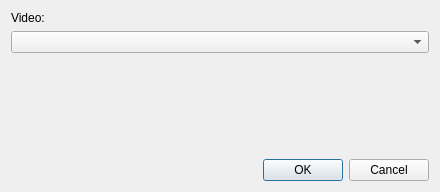
<?xml version="1.0" encoding="UTF-8"?>
<ui version="4.0">
 <class>RenderEngineWizardSingleVideo</class>
 <widget class="QDialog" name="RenderEngineWizardSingleVideo">
  <property name="geometry">
   <rect>
    <x>0</x>
    <y>0</y>
    <width>440</width>
    <height>192</height>
   </rect>
  </property>
  <property name="windowTitle">
   <string>Dialog</string>
  </property>
  <layout class="QGridLayout" name="gridLayout">
   <item row="0" column="0">
    <layout class="QVBoxLayout" name="verticalLayout">
     <item>
      <widget class="QLabel" name="label">
       <property name="text">
        <string>Video:</string>
       </property>
      </widget>
     </item>
     <item>
      <widget class="QComboBox" name="video_ComboBox"/>
     </item>
     <item>
      <spacer name="verticalSpacer">
       <property name="orientation">
        <enum>Qt::Vertical</enum>
       </property>
       <property name="sizeHint" stdset="0">
        <size>
         <width>20</width>
         <height>40</height>
        </size>
       </property>
      </spacer>
     </item>
    </layout>
   </item>
   <item row="1" column="0">
    <widget class="QDialogButtonBox" name="buttonBox">
     <property name="orientation">
      <enum>Qt::Horizontal</enum>
     </property>
     <property name="standardButtons">
      <set>QDialogButtonBox::Cancel|QDialogButtonBox::Ok</set>
     </property>
    </widget>
   </item>
  </layout>
 </widget>
 <resources/>
 <connections>
  <connection>
   <sender>buttonBox</sender>
   <signal>accepted()</signal>
   <receiver>RenderEngineWizardSingleVideo</receiver>
   <slot>accept()</slot>
   <hints>
    <hint type="sourcelabel">
     <x>248</x>
     <y>254</y>
    </hint>
    <hint type="destinationlabel">
     <x>157</x>
     <y>274</y>
    </hint>
   </hints>
  </connection>
  <connection>
   <sender>buttonBox</sender>
   <signal>rejected()</signal>
   <receiver>RenderEngineWizardSingleVideo</receiver>
   <slot>reject()</slot>
   <hints>
    <hint type="sourcelabel">
     <x>316</x>
     <y>260</y>
    </hint>
    <hint type="destinationlabel">
     <x>286</x>
     <y>274</y>
    </hint>
   </hints>
  </connection>
 </connections>
</ui>
